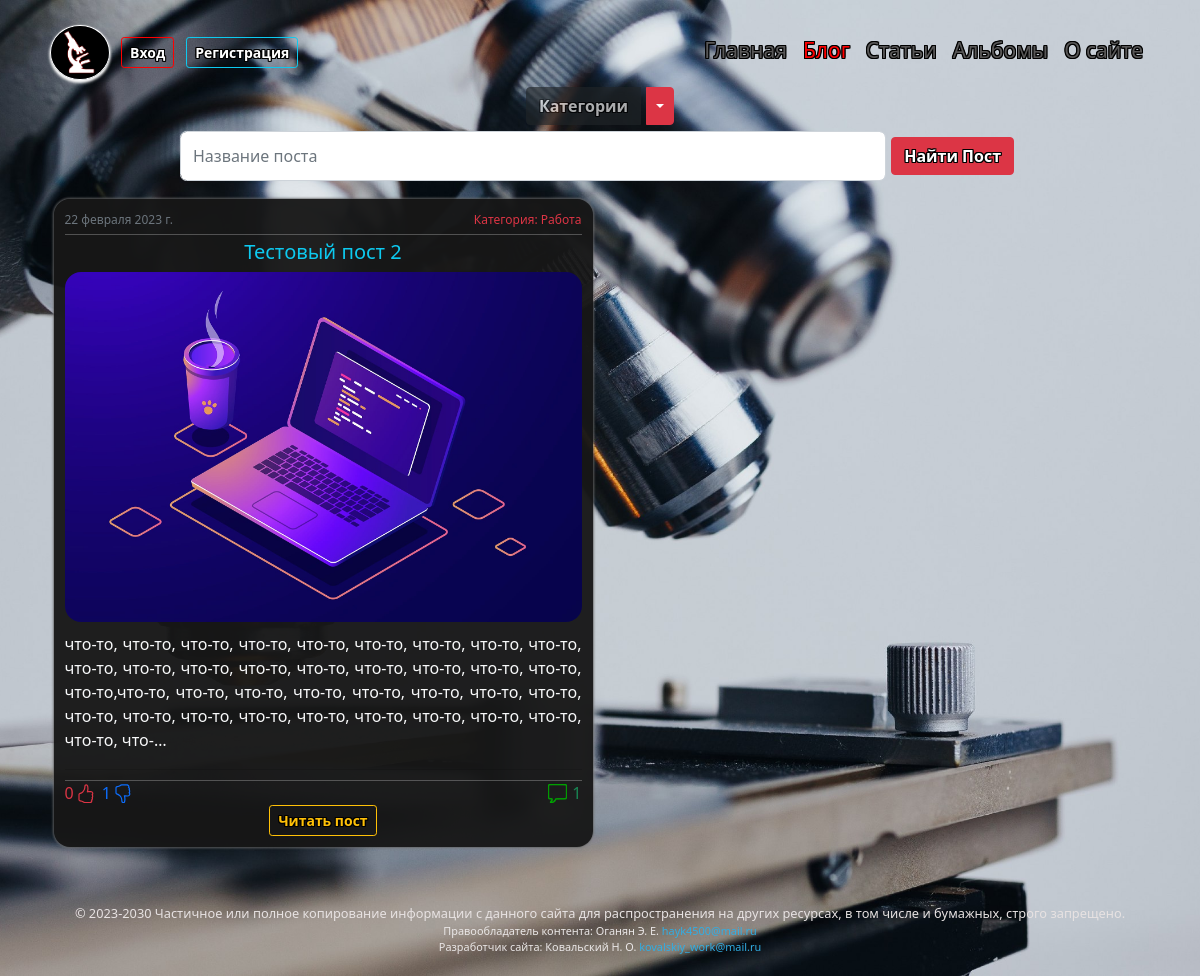
/blog/category/rabota/, run on the app's committed database.
### blog/models.py (models this page shows, shortened)
class Post(models.Model):
    title = models.CharField(verbose_name='_____Пост_____', max_length=40, unique=True)
    slug = models.SlugField(max_length=40, unique=True, db_index=True, verbose_name='URL')
    photo = models.ImageField(verbose_name='Фото', upload_to=post_directory_path, blank=True)
    text = models.TextField(verbose_name='Текст')
    time_create = models.DateTimeField(verbose_name='Время создания', auto_now_add=True)
    is_published = models.BooleanField(verbose_name='Публикация', default=True)
    cat = models.ForeignKey('Categories_Post', verbose_name='Категория', on_delete=models.PROTECT, null=False)
    thumbsup = models.IntegerField(verbose_name='Нравится', default='0')
    thumbsdown = models.IntegerField(verbose_name='Не нравится', default='0')
    thumbs = models.ManyToManyField(CustomUser, verbose_name='Голосовали', related_name='thumbs', default=None, blank=True)
    def text_100(self):
        if len(self.text) > 99:
            return u"%s..." % (self.text[:100],)
        else:
            return self.text
    text_100.short_description = 'Текст поста'
    def get_absolute_url(self):
        return reverse('post', kwargs={'post_slug': self.slug})
    class Meta:
        verbose_name = "Пост"
        verbose_name_plural = "Посты"
        ordering = ['-time_create']

class Categories_Post(models.Model):
    name = models.CharField(verbose_name='Категория', max_length=40, db_index=True, unique=True)
    slug = models.SlugField(max_length=80, unique=True, db_index=True, verbose_name='URL')
    def __str__(self):
        return self.name
    def get_absolute_url(self):
        return reverse('category', kwargs={'cat_slug': self.slug})
    class Meta:
        verbose_name = "Категорию"
        verbose_name_plural = "Категории"

### blog/views.py (the view)
# urls.py: path('category/<slug:cat_slug>/', ShowCategory.as_view(), name='category'),
class ShowCategory(PostMixin, ListView):
    model = Post
    template_name = 'blog/category.html'
    context_object_name = 'posts'
    allow_empty = False
    def get_context_data(self, *, object_list=None, **kwargs):
        context = super().get_context_data(**kwargs)
        c = Categories_Post.objects.get(slug=self.kwargs['cat_slug'])
        context['title'] = 'Категория - ' + str(c.name)
        context['cat_selected'] = c.slug
        return context
    def get_queryset(self):
        return Post.objects.filter(cat__slug=self.kwargs['cat_slug'], is_published=True)\
            .annotate(number_of_comments=Count('comments_post', filter=Q(comments_post__status=True)))\
            .order_by('-time_create').select_related('cat')

### blog/context_processors.py (called while the page is built)
def menu_context_processor(request):
    return {'menu': menu, 'home': home}

### blog/templatetags/blog_tags.py (called while the page is built)
@register.inclusion_tag('blog/list_categories.html', name='showcats')
def show_categories_and_post(cat_selected=0):
    cats = cache.get('cats')
    if not cats:
        cats = Categories_Post.objects.annotate(Count('post')).filter(post__is_published=True)
        cache.set('cats', cats, 60)
    return {'cats': cats, 'cat_selected': cat_selected}

### blog/templates/blog/category.html (shortened to what this page needs)
{% extends 'blog/include/base.html' %}
{% block content %}
{% include 'blog/include/base_blog.html' %}
{% endblock %}

### blog/templates/blog/include/base_blog.html (shortened to what this page needs)
{% load blog_tags %}
{% load static %}
{% if request.resolver_match.view_name == 'search_posts' %}
{% showcats cat_selected=-1 %}
{% else %}
{% showcats cat_selected=cat_selected %}
{% endif %}
<form action="{% url 'search_posts' %}" class="form" method="get" style="width:auto; margin-left:15%; margin-right:15%;">{% csrf_token %}
    <div class="input-group" >
        <input id="search" name="q" type="search" class="form-control"  required="" placeholder="Название поста" style="border-radius:0.4em;">
        <span class="input-group-btn">
            <button type="submit" class="btn btn-danger">Найти Пост</button>
        </span>
    </div>
</form>
<div class="profile-2">
    <div class="row row-cols-1 row-cols-md-2 row-cols-lg-2  g-1">
        {% for post in posts %}
        <div class="col">
            <div class="profile-cust card h-100">
                <div class="card-body">
                    <span class="right" style="float:right;">
                        <p class="text-danger time">Категория: {{post.cat}}</p>
                    </span>
                    <span class="left" style="float:left;">
                        <p class="text-muted time">{{post.time_create|date}}</p>
                    </span>
                    <br>
                    <hr class="text-white" style="margin-top:0%; margin-bottom:1%">
                    <h2 class="text-info fs-5 text-center">{{post.title|truncatechars:51}}</h2>
                    {% if post.photo %}
                    <div class="text-center">
                        <img class="image-posts" src="{{post.photo.url}}">
                    </div>
                    <p class="text-light fs-9 text-blog ">{{post.text|linebreaksbr|truncatechars:300}}</p>
                    {% else %}
                    <p class="text-light fs-9 text-blog ">{{post.text|linebreaksbr|truncatechars:1190}}</p>
                    {% endif %}
                </div>
                <div class="card-footer ">
                    <hr class="text-white" style="margin-top:2%; margin-bottom:0%">
                    <span class="right" style="float:right;">
                        <ul class="lines">
                            <li class="lines">
                                <image class="btn-like" src="{% static 'blog/images/comment.png' %}" style="margin-top:0.2em; margin-right:5px;" width="19em" height="19em"></image>
                            <li class="lines">
                                <h7 class="text-success" style="margin-bottom:0px;">{{post.number_of_comments|default:"нет"}}</h7>
                        </ul>
                    </span>
                    <span class="left" style="float:left;">
                        <ul class="lines">
                            <li class="lines">
                                <h7 class="text-danger" style="margin-bottom:0px;  margin-right:2px; color:red;">{{post.thumbsup}}</h7>
                            <li class="lines">
                            <li class="lines">
                                <h7 class="text-primary" style="margin-bottom:0px;  margin-right:2px;">{{post.thumbsdown}}</h7>
                            <li class="lines">
                        </ul>
                    </span>
                    <br>
                    <div class="text-center">
                        <a href="{{post.get_absolute_url}}">
                            <button type="button" class="btn btn-outline-warning btn-sm btn-profile">Читать пост</button>
                        </a>
                    </div>
                </div>
            </div>
        </div>
        {% endfor %}
    </div>
</div>

### blog/static/blog/css/styles.css (style rules this page uses)
html { position: relative; min-height: 90%; }
body { background-repeat: no-repeat; background-position: center center; background-attachment: fixed; -webkit-background-size: cover; -moz-background-size: cover; -o-background-size: cover; background-size: cover; margin-bottom: 6%; background-color:rgba(23, 23, 23, 0.961); }
.btn { margin: 6px; font-weight: 648; text-shadow: 1px 0 rgb(0, 0, 0), -1px 0 rgb(0, 0, 0), 0 1px rgb(0, 0, 0), 0 -1px rgb(0, 0, 0), 1px 1px rgb(0, 0, 0), -1px -1px rgb(0, 0, 0), 1px -1px rgb(0, 0, 0), -1px 1px rgb(0, 0, 0); }
input, select { padding-left: 1.5%; border:0.9px solid white; border-radius: 27em; background-color: #ffffffbf; width: 65px; font-size: 15px; }
div.profile-2 { margin-left: 4%; margin-right: 4%; margin-top: 0%; margin-bottom: 2%; padding-bottom: 0.1%; padding-top: 0.1%; border-radius: 1em; }
.profile-cust { margin-left: 1%; margin-right: 1%; margin-top: 3%; padding: 2%; border-radius: 1em; background-color:rgba(23, 23, 23, 0.961); box-shadow: 0 0px 3px black, 0 0px 3px white; }
.time { margin-top: 1%; margin-bottom: 1%; font-size: 12px; }
.text-blog { margin-top: 2%; text-align:justify; margin-bottom: 0%; }
div.card-body { padding:0px; }
.card-footer { padding: 0px; background: none; }
.image-posts { border-radius: 1em; height: 350px; width: 100%; object-fit: cover; }
.btn-profile { margin: 0px; }
div .card { border: none; }
ul.lines { margin:0px; padding:0px; }
.lines { display: flex; }

### data on the page
Post: cat "Работа", time_create "22 февраля 2023 г.", title "Тестовый пост 2", photo (picture), text "что-то, что-то, что-то, что-то, что-то, что-то, что-то, что-то, что-то, что-то, что-то, что-то, что-то, что-то, что-то, что-то, что-то, что-то, что-то,что-то, что-то, что-то, что-то, что-то, что-то, что-то, что-то, что-то, что-то, что-то, что-то, что-то, что-то, что-то, что-то, что-то, что-то, что-…", number_of_comments "1", thumbsup "0", thumbsdown "1"

### other printed values
{{ home.title }} "Главная"
{{ m.title }} "Блог" "Статьи" "Альбомы" "О сайте"
